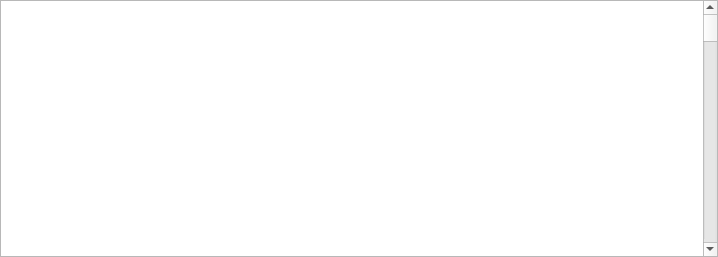
<?xml version="1.0" encoding="UTF-8"?>
<ui version="4.0">
 <class>CompoundTimelineWidget</class>
 <widget class="QWidget" name="CompoundTimelineWidget">
  <property name="geometry">
   <rect>
    <x>0</x>
    <y>0</y>
    <width>718</width>
    <height>257</height>
   </rect>
  </property>
  <property name="contextMenuPolicy">
   <enum>Qt::CustomContextMenu</enum>
  </property>
  <layout class="QVBoxLayout" name="verticalLayout">
   <property name="spacing">
    <number>0</number>
   </property>
   <property name="leftMargin">
    <number>0</number>
   </property>
   <property name="topMargin">
    <number>0</number>
   </property>
   <property name="rightMargin">
    <number>0</number>
   </property>
   <property name="bottomMargin">
    <number>0</number>
   </property>
   <item>
    <widget class="QFrame" name="frame">
     <property name="frameShape">
      <enum>QFrame::StyledPanel</enum>
     </property>
     <property name="frameShadow">
      <enum>QFrame::Sunken</enum>
     </property>
     <layout class="QHBoxLayout" name="horizontalLayout">
      <property name="spacing">
       <number>0</number>
      </property>
      <property name="leftMargin">
       <number>0</number>
      </property>
      <property name="topMargin">
       <number>0</number>
      </property>
      <property name="rightMargin">
       <number>0</number>
      </property>
      <property name="bottomMargin">
       <number>0</number>
      </property>
      <item>
       <widget class="QTableView" name="properties">
        <property name="sizePolicy">
         <sizepolicy hsizetype="Preferred" vsizetype="Expanding">
          <horstretch>0</horstretch>
          <verstretch>0</verstretch>
         </sizepolicy>
        </property>
        <property name="frameShape">
         <enum>QFrame::NoFrame</enum>
        </property>
        <property name="verticalScrollBarPolicy">
         <enum>Qt::ScrollBarAlwaysOff</enum>
        </property>
        <property name="horizontalScrollBarPolicy">
         <enum>Qt::ScrollBarAlwaysOff</enum>
        </property>
        <property name="selectionMode">
         <enum>QAbstractItemView::SingleSelection</enum>
        </property>
        <property name="selectionBehavior">
         <enum>QAbstractItemView::SelectRows</enum>
        </property>
        <attribute name="verticalHeaderVisible">
         <bool>false</bool>
        </attribute>
       </widget>
      </item>
      <item>
       <widget class="TimelineWidget" name="timeline">
        <property name="frameShape">
         <enum>QFrame::NoFrame</enum>
        </property>
        <property name="verticalScrollBarPolicy">
         <enum>Qt::ScrollBarAlwaysOff</enum>
        </property>
        <property name="horizontalScrollBarPolicy">
         <enum>Qt::ScrollBarAlwaysOff</enum>
        </property>
       </widget>
      </item>
      <item>
       <widget class="QScrollBar" name="scrollbar">
        <property name="orientation">
         <enum>Qt::Vertical</enum>
        </property>
       </widget>
      </item>
     </layout>
    </widget>
   </item>
  </layout>
  <action name="action_add_keyframe">
   <property name="text">
    <string>Add Keyframe</string>
   </property>
  </action>
 </widget>
 <customwidgets>
  <customwidget>
   <class>TimelineWidget</class>
   <extends>QGraphicsView</extends>
   <header>ui/widgets/timeline/timeline_widget.hpp</header>
  </customwidget>
 </customwidgets>
 <resources/>
 <connections>
  <connection>
   <sender>properties</sender>
   <signal>clicked(QModelIndex)</signal>
   <receiver>CompoundTimelineWidget</receiver>
   <slot>select_property(QModelIndex)</slot>
   <hints>
    <hint type="sourcelabel">
     <x>146</x>
     <y>155</y>
    </hint>
    <hint type="destinationlabel">
     <x>109</x>
     <y>389</y>
    </hint>
   </hints>
  </connection>
 </connections>
 <slots>
  <slot>select_property(QModelIndex)</slot>
  <slot>custom_context_menu(QPoint)</slot>
 </slots>
</ui>
